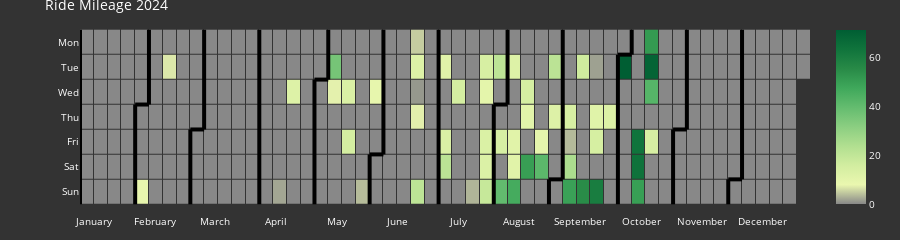

This figure's notebook cell:
### Code cell
colorscale = list(sns.color_palette('YlGn',n_colors=10).as_hex())
colorscale = [(x,c) for x,c in zip(np.linspace(0.0,1.0,10), colorscale)]
colorscale[0] = (0.00, "#888888")

fig = calplot(df_activity_2024, x='ride_date', y='total_distance_mi', colorscale=colorscale, 
              dark_theme=True, gap=1, month_lines_width=4, month_lines_color='#000000',
            showscale=True, total_height=225, title='Ride Mileage 2024')
fig.show()

### Figure 1 — Plotly figure (JSON) as saved in the notebook; plotly's stock layout.template omitted (floating-point values rounded to 4 significant figures; data arrays with more than 128 entries replaced by an {"elided": "..."} marker saying what was removed)
{"data": [{"colorscale": [[0, "#888888"], [0.1111, "#eaf7af"], [0.2222, "#d2eda0"], [0.3333, "#b1df90"], [0.4444, "#8bce81"], [0.5556, "#64bc6f"], [0.6667, "#3fa85b"], [0.7778, "#288a47"], [0.8889, "#10743c"], [1, "#005e33"]], "customdata": {"elided": "366x2 str values"}, "hovertemplate": "%{customdata[0]} <br>Week=%{x} <br>%{customdata[1]}=%{z}", "name": "2024", "showscale": true, "type": "heatmap", "x": {"elided": "366 int values"}, "xaxis": "x", "xgap": 1, "y": {"elided": "366 int values"}, "yaxis": "y", "ygap": 1, "z": {"elided": "366 float values"}, "zmax": 71.36, "zmin": 0}, {"hoverinfo": "skip", "line": {"color": "#000000", "width": 4}, "mode": "lines", "type": "scatter", "x": [0.5, 0.5], "xaxis": "x", "y": [-0.5, 6.5], "yaxis": "y"}, {"hoverinfo": "skip", "line": {"color": "#000000", "width": 4}, "mode": "lines", "type": "scatter", "x": [4.5, 4.5], "xaxis": "x", "y": [2.5, 6.5], "yaxis": "y"}, {"hoverinfo": "skip", "line": {"color": "#000000", "width": 4}, "mode": "lines", "type": "scatter", "x": [4.5, 5.5], "xaxis": "x", "y": [2.5, 2.5], "yaxis": "y"}, {"hoverinfo": "skip", "line": {"color": "#000000", "width": 4}, "mode": "lines", "type": "scatter", "x": [5.5, 5.5], "xaxis": "x", "y": [2.5, -0.5], "yaxis": "y"}, {"hoverinfo": "skip", "line": {"color": "#000000", "width": 4}, "mode": "lines", "type": "scatter", "x": [8.5, 8.5], "xaxis": "x", "y": [3.5, 6.5], "yaxis": "y"}, {"hoverinfo": "skip", "line": {"color": "#000000", "width": 4}, "mode": "lines", "type": "scatter", "x": [8.5, 9.5], "xaxis": "x", "y": [3.5, 3.5], "yaxis": "y"}, {"hoverinfo": "skip", "line": {"color": "#000000", "width": 4}, "mode": "lines", "type": "scatter", "x": [9.5, 9.5], "xaxis": "x", "y": [3.5, -0.5], "yaxis": "y"}, {"hoverinfo": "skip", "line": {"color": "#000000", "width": 4}, "mode": "lines", "type": "scatter", "x": [13.5, 13.5], "xaxis": "x", "y": [-0.5, 6.5], "yaxis": "y"}, {"hoverinfo": "skip", "line": {"color": "#000000", "width": 4}, "mode": "lines", "type": "scatter", "x": [17.5, 17.5], "xaxis": "x", "y": [1.5, 6.5], "yaxis": "y"}, {"hoverinfo": "skip", "line": {"color": "#000000", "width": 4}, "mode": "lines", "type": "scatter", "x": [17.5, 18.5], "xaxis": "x", "y": [1.5, 1.5], "yaxis": "y"}, {"hoverinfo": "skip", "line": {"color": "#000000", "width": 4}, "mode": "lines", "type": "scatter", "x": [18.5, 18.5], "xaxis": "x", "y": [1.5, -0.5], "yaxis": "y"}, {"hoverinfo": "skip", "line": {"color": "#000000", "width": 4}, "mode": "lines", "type": "scatter", "x": [21.5, 21.5], "xaxis": "x", "y": [4.5, 6.5], "yaxis": "y"}, {"hoverinfo": "skip", "line": {"color": "#000000", "width": 4}, "mode": "lines", "type": "scatter", "x": [21.5, 22.5], "xaxis": "x", "y": [4.5, 4.5], "yaxis": "y"}, {"hoverinfo": "skip", "line": {"color": "#000000", "width": 4}, "mode": "lines", "type": "scatter", "x": [22.5, 22.5], "xaxis": "x", "y": [4.5, -0.5], "yaxis": "y"}, {"hoverinfo": "skip", "line": {"color": "#000000", "width": 4}, "mode": "lines", "type": "scatter", "x": [26.5, 26.5], "xaxis": "x", "y": [-0.5, 6.5], "yaxis": "y"}, {"hoverinfo": "skip", "line": {"color": "#000000", "width": 4}, "mode": "lines", "type": "scatter", "x": [30.5, 30.5], "xaxis": "x", "y": [2.5, 6.5], "yaxis": "y"}, {"hoverinfo": "skip", "line": {"color": "#000000", "width": 4}, "mode": "lines", "type": "scatter", "x": [30.5, 31.5], "xaxis": "x", "y": [2.5, 2.5], "yaxis": "y"}, {"hoverinfo": "skip", "line": {"color": "#000000", "width": 4}, "mode": "lines", "type": "scatter", "x": [31.5, 31.5], "xaxis": "x", "y": [2.5, -0.5], "yaxis": "y"}, {"hoverinfo": "skip", "line": {"color": "#000000", "width": 4}, "mode": "lines", "type": "scatter", "x": [34.5, 34.5], "xaxis": "x", "y": [5.5, 6.5], "yaxis": "y"}, {"hoverinfo": "skip", "line": {"color": "#000000", "width": 4}, "mode": "lines", "type": "scatter", "x": [34.5, 35.5], "xaxis": "x", "y": [5.5, 5.5], "yaxis": "y"}, {"hoverinfo": "skip", "line": {"color": "#000000", "width": 4}, "mode": "lines", "type": "scatter", "x": [35.5, 35.5], "xaxis": "x", "y": [5.5, -0.5], "yaxis": "y"}, {"hoverinfo": "skip", "line": {"color": "#000000", "width": 4}, "mode": "lines", "type": "scatter", "x": [39.5, 39.5], "xaxis": "x", "y": [0.5, 6.5], "yaxis": "y"}, {"hoverinfo": "skip", "line": {"color": "#000000", "width": 4}, "mode": "lines", "type": "scatter", "x": [39.5, 40.5], "xaxis": "x", "y": [0.5, 0.5], "yaxis": "y"}, {"hoverinfo": "skip", "line": {"color": "#000000", "width": 4}, "mode": "lines", "type": "scatter", "x": [40.5, 40.5], "xaxis": "x", "y": [0.5, -0.5], "yaxis": "y"}, {"hoverinfo": "skip", "line": {"color": "#000000", "width": 4}, "mode": "lines", "type": "scatter", "x": [43.5, 43.5], "xaxis": "x", "y": [3.5, 6.5], "yaxis": "y"}, {"hoverinfo": "skip", "line": {"color": "#000000", "width": 4}, "mode": "lines", "type": "scatter", "x": [43.5, 44.5], "xaxis": "x", "y": [3.5, 3.5], "yaxis": "y"}, {"hoverinfo": "skip", "line": {"color": "#000000", "width": 4}, "mode": "lines", "type": "scatter", "x": [44.5, 44.5], "xaxis": "x", "y": [3.5, -0.5], "yaxis": "y"}, {"hoverinfo": "skip", "line": {"color": "#000000", "width": 4}, "mode": "lines", "type": "scatter", "x": [47.5, 47.5], "xaxis": "x", "y": [5.5, 6.5], "yaxis": "y"}, {"hoverinfo": "skip", "line": {"color": "#000000", "width": 4}, "mode": "lines", "type": "scatter", "x": [47.5, 48.5], "xaxis": "x", "y": [5.5, 5.5], "yaxis": "y"}, {"hoverinfo": "skip", "line": {"color": "#000000", "width": 4}, "mode": "lines", "type": "scatter", "x": [48.5, 48.5], "xaxis": "x", "y": [5.5, -0.5], "yaxis": "y"}], "layout": {"font": {"color": "#fff", "size": 10}, "height": 225, "margin": {"b": 20, "t": 20}, "paper_bgcolor": "#333", "plot_bgcolor": "#333", "showlegend": false, "title": {"text": "Ride Mileage 2024"}, "xaxis": {"anchor": "y", "domain": [0, 1], "showgrid": false, "showline": false, "tickmode": "array", "ticktext": ["January", "February", "March", "April", "May", "June", "July", "August", "September", "October", "November", "December"], "tickvals": [1.5, 5.909, 10.32, 14.73, 19.14, 23.55, 27.95, 32.36, 36.77, 41.18, 45.59, 50], "zeroline": false}, "yaxis": {"anchor": "x", "autorange": "reversed", "domain": [0, 1], "showgrid": false, "showline": false, "tickmode": "array", "ticktext": ["Mon", "Tue", "Wed", "Thu", "Fri", "Sat", "Sun"], "tickvals": [0, 1, 2, 3, 4, 5, 6], "zeroline": false}}}
